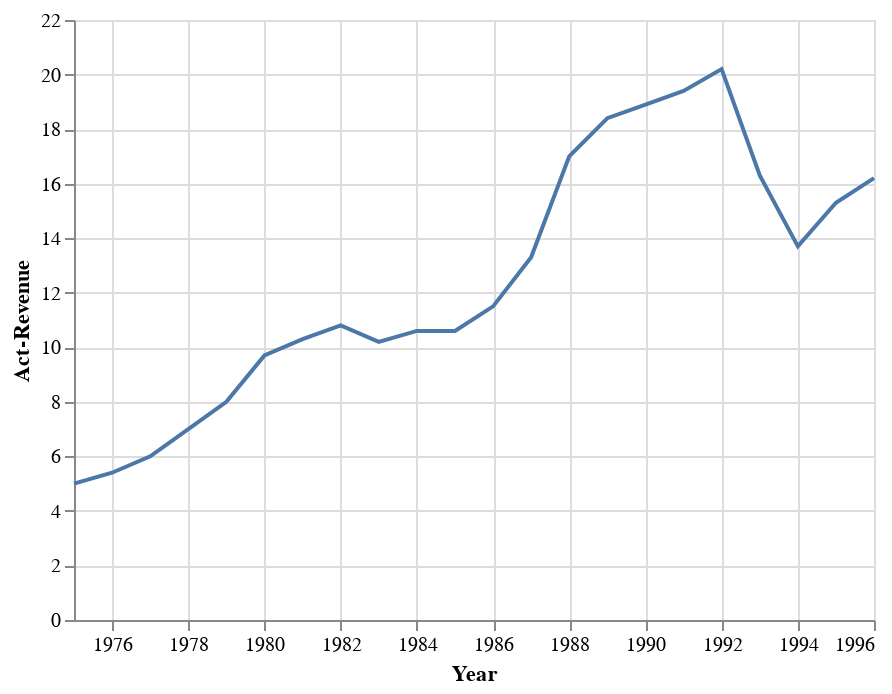

Write notebook code for a chart like this one.
### Code cell
c2 = alt.Chart(data).mark_line().encode(x='Year:T', y='Act-Revenue')
c2

### Figure 1 — Vega-Lite specification as saved in the notebook (floating-point values rounded to 4 significant figures)
{"config": {"view": {"continuousWidth": 400, "continuousHeight": 300}}, "data": {"name": "data-e85553bf9b73d4da9895a4c68afef039"}, "mark": "line", "encoding": {"x": {"type": "temporal", "field": "Year"}, "y": {"type": "quantitative", "field": "Act-Revenue"}}, "$schema": "https://vega.github.io/schema/vega-lite/v4.8.1.json", "datasets": {"data-e85553bf9b73d4da9895a4c68afef039": [{"Year": "1975", "Coded Year": 0, "Act-Revenue": 5.0, "CPI-U": 53.8, "Real-Revenue": 9.3}, {"Year": "1976", "Coded Year": 1, "Act-Revenue": 5.4, "CPI-U": 56.9, "Real-Revenue": 9.5}, {"Year": "1977", "Coded Year": 2, "Act-Revenue": 6.0, "CPI-U": 60.6, "Real-Revenue": 9.9}, {"Year": "1978", "Coded Year": 3, "Act-Revenue": 7.0, "CPI-U": 65.2, "Real-Revenue": 10.7}, {"Year": "1979", "Coded Year": 4, "Act-Revenue": 8.0, "CPI-U": 72.6, "Real-Revenue": 11.0}, {"Year": "1980", "Coded Year": 5, "Act-Revenue": 9.7, "CPI-U": 82.4, "Real-Revenue": 11.8}, {"Year": "1981", "Coded Year": 6, "Act-Revenue": 10.3, "CPI-U": 90.9, "Real-Revenue": 11.3}, {"Year": "1982", "Coded Year": 7, "Act-Revenue": 10.8, "CPI-U": 96.5, "Real-Revenue": 11.2}, {"Year": "1983", "Coded Year": 8, "Act-Revenue": 10.2, "CPI-U": 99.6, "Real-Revenue": 10.2}, {"Year": "1984", "Coded Year": 9, "Act-Revenue": 10.6, "CPI-U": 103.9, "Real-Revenue": 10.2}, {"Year": "1985", "Coded Year": 10, "Act-Revenue": 10.6, "CPI-U": 107.6, "Real-Revenue": 9.9}, {"Year": "1986", "Coded Year": 11, "Act-Revenue": 11.5, "CPI-U": 109.6, "Real-Revenue": 10.5}, {"Year": "1987", "Coded Year": 12, "Act-Revenue": 13.3, "CPI-U": 113.6, "Real-Revenue": 11.7}, {"Year": "1988", "Coded Year": 13, "Act-Revenue": 17.0, "CPI-U": 118.3, "Real-Revenue": 14.4}, {"Year": "1989", "Coded Year": 14, "Act-Revenue": 18.4, "CPI-U": 124.0, "Real-Revenue": 14.8}, {"Year": "1990", "Coded Year": 15, "Act-Revenue": 18.9, "CPI-U": 130.7, "Real-Revenue": 14.5}, {"Year": "1991", "Coded Year": 16, "Act-Revenue": 19.4, "CPI-U": 136.2, "Real-Revenue": 14.2}, {"Year": "1992", "Coded Year": 17, "Act-Revenue": 20.2, "CPI-U": 140.3, "Real-Revenue": 14.4}, {"Year": "1993", "Coded Year": 18, "Act-Revenue": 16.3, "CPI-U": 144.5, "Real-Revenue": 11.3}, {"Year": "1994", "Coded Year": 19, "Act-Revenue": 13.7, "CPI-U": 148.2, "Real-Revenue": 9.2}, {"Year": "1995", "Coded Year": 20, "Act-Revenue": 15.3, "CPI-U": 152.4, "Real-Revenue": 10.0}, {"Year": "1996", "Coded Year": 21, "Act-Revenue": 16.2, "CPI-U": 156.9, "Real-Revenue": 10.3}]}}
